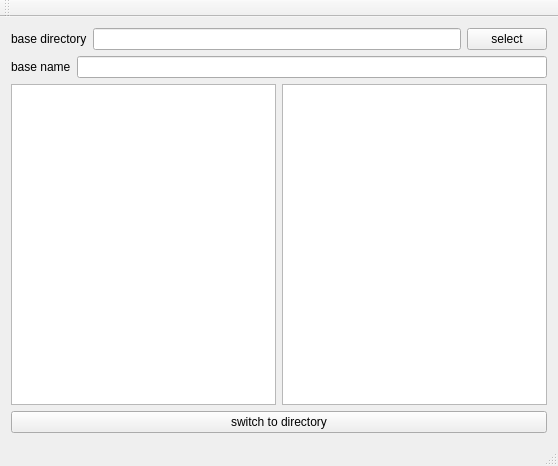
<?xml version="1.0" encoding="UTF-8"?>
<ui version="4.0">
 <class>MainWindow</class>
 <widget class="QMainWindow" name="MainWindow">
  <property name="geometry">
   <rect>
    <x>0</x>
    <y>0</y>
    <width>558</width>
    <height>466</height>
   </rect>
  </property>
  <property name="windowTitle">
   <string>MainWindow</string>
  </property>
  <widget class="QWidget" name="centralWidget">
   <layout class="QVBoxLayout" name="verticalLayout">
    <item>
     <layout class="QHBoxLayout" name="horizontalLayout">
      <item>
       <widget class="QLabel" name="label">
        <property name="text">
         <string>base directory</string>
        </property>
       </widget>
      </item>
      <item>
       <widget class="QLineEdit" name="lineEdit"/>
      </item>
      <item>
       <widget class="QPushButton" name="pushButton">
        <property name="text">
         <string>select</string>
        </property>
       </widget>
      </item>
     </layout>
    </item>
    <item>
     <layout class="QHBoxLayout" name="horizontalLayout_2">
      <item>
       <widget class="QLabel" name="label_2">
        <property name="text">
         <string>base name</string>
        </property>
       </widget>
      </item>
      <item>
       <widget class="QLineEdit" name="lineEdit_2"/>
      </item>
     </layout>
    </item>
    <item>
     <layout class="QHBoxLayout" name="horizontalLayout_3">
      <item>
       <widget class="QListWidget" name="listWidget"/>
      </item>
      <item>
       <widget class="QPlainTextEdit" name="plainTextEditInformation"/>
      </item>
     </layout>
    </item>
    <item>
     <widget class="QPushButton" name="pushButton_2">
      <property name="text">
       <string>switch to directory</string>
      </property>
     </widget>
    </item>
   </layout>
  </widget>
  <widget class="QMenuBar" name="menuBar">
   <property name="geometry">
    <rect>
     <x>0</x>
     <y>0</y>
     <width>558</width>
     <height>21</height>
    </rect>
   </property>
  </widget>
  <widget class="QToolBar" name="mainToolBar">
   <attribute name="toolBarArea">
    <enum>TopToolBarArea</enum>
   </attribute>
   <attribute name="toolBarBreak">
    <bool>false</bool>
   </attribute>
  </widget>
  <widget class="QStatusBar" name="statusBar"/>
 </widget>
 <layoutdefault spacing="6" margin="11"/>
 <resources/>
 <connections/>
</ui>
